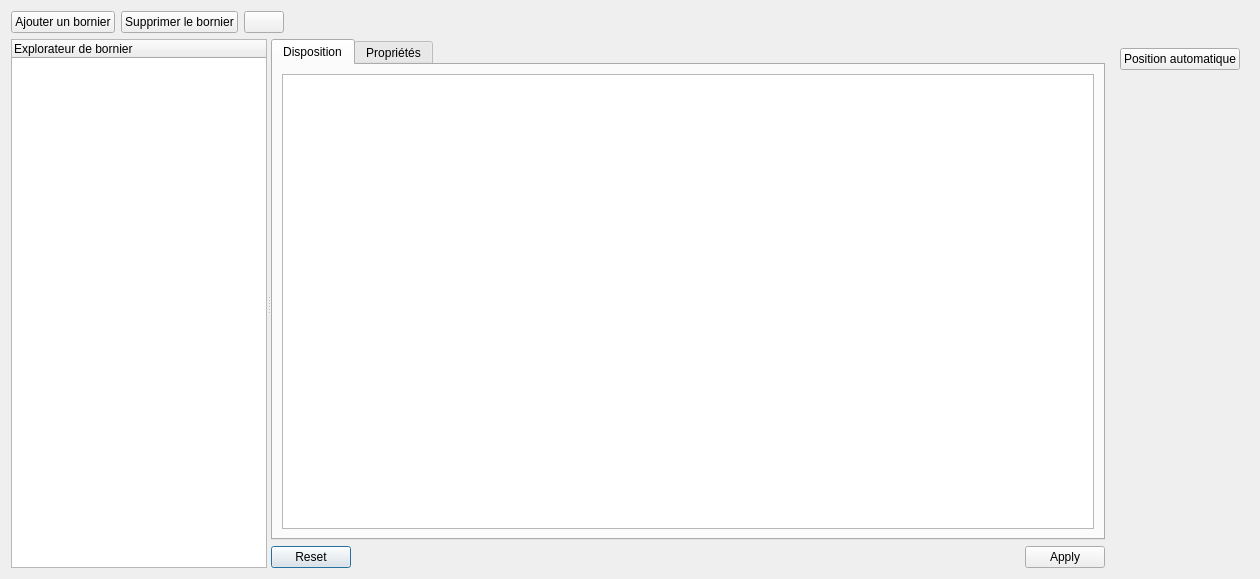
<?xml version="1.0" encoding="UTF-8"?>
<ui version="4.0">
 <class>TerminalStripEditor</class>
 <widget class="QDialog" name="TerminalStripEditor">
  <property name="geometry">
   <rect>
    <x>0</x>
    <y>0</y>
    <width>1260</width>
    <height>579</height>
   </rect>
  </property>
  <property name="windowTitle">
   <string>Gestionnaire de borniers</string>
  </property>
  <layout class="QGridLayout" name="gridLayout">
   <item row="1" column="0">
    <widget class="QSplitter" name="splitter">
     <property name="orientation">
      <enum>Qt::Horizontal</enum>
     </property>
     <widget class="TerminalStripTreeWidget" name="m_terminal_strip_tw">
      <property name="sizePolicy">
       <sizepolicy hsizetype="Minimum" vsizetype="Expanding">
        <horstretch>0</horstretch>
        <verstretch>0</verstretch>
       </sizepolicy>
      </property>
      <property name="dragEnabled">
       <bool>false</bool>
      </property>
      <property name="dragDropMode">
       <enum>QAbstractItemView::InternalMove</enum>
      </property>
      <property name="autoExpandDelay">
       <number>500</number>
      </property>
      <property name="animated">
       <bool>true</bool>
      </property>
      <column>
       <property name="text">
        <string>Explorateur de bornier</string>
       </property>
      </column>
     </widget>
     <widget class="QWidget" name="widget_3" native="true">
      <property name="sizePolicy">
       <sizepolicy hsizetype="Expanding" vsizetype="Preferred">
        <horstretch>1</horstretch>
        <verstretch>0</verstretch>
       </sizepolicy>
      </property>
      <layout class="QVBoxLayout" name="verticalLayout_2">
       <property name="leftMargin">
        <number>0</number>
       </property>
       <property name="topMargin">
        <number>0</number>
       </property>
       <property name="rightMargin">
        <number>0</number>
       </property>
       <property name="bottomMargin">
        <number>0</number>
       </property>
       <item>
        <widget class="QTabWidget" name="m_tab_widget">
         <property name="sizePolicy">
          <sizepolicy hsizetype="Expanding" vsizetype="Expanding">
           <horstretch>1</horstretch>
           <verstretch>0</verstretch>
          </sizepolicy>
         </property>
         <property name="currentIndex">
          <number>0</number>
         </property>
         <widget class="QWidget" name="m_layout_tab">
          <attribute name="title">
           <string>Disposition</string>
          </attribute>
          <layout class="QVBoxLayout" name="verticalLayout">
           <item>
            <widget class="QTableView" name="m_table_widget">
             <property name="sizePolicy">
              <sizepolicy hsizetype="Expanding" vsizetype="Expanding">
               <horstretch>0</horstretch>
               <verstretch>0</verstretch>
              </sizepolicy>
             </property>
             <attribute name="horizontalHeaderStretchLastSection">
              <bool>true</bool>
             </attribute>
             <attribute name="verticalHeaderVisible">
              <bool>false</bool>
             </attribute>
            </widget>
           </item>
          </layout>
         </widget>
         <widget class="QWidget" name="m_data_tab">
          <attribute name="title">
           <string>Propriétés</string>
          </attribute>
          <layout class="QGridLayout" name="gridLayout_2">
           <item row="2" column="0">
            <widget class="QLabel" name="label_3">
             <property name="text">
              <string>Nom :</string>
             </property>
            </widget>
           </item>
           <item row="2" column="1">
            <widget class="QLineEdit" name="m_name_le"/>
           </item>
           <item row="4" column="0">
            <widget class="QLabel" name="label_5">
             <property name="text">
              <string>Description</string>
             </property>
            </widget>
           </item>
           <item row="5" column="0" colspan="2">
            <widget class="QPlainTextEdit" name="m_description_te"/>
           </item>
           <item row="0" column="1">
            <widget class="QLineEdit" name="m_installation_le"/>
           </item>
           <item row="3" column="0">
            <widget class="QLabel" name="label_4">
             <property name="text">
              <string>Commentaire</string>
             </property>
            </widget>
           </item>
           <item row="3" column="1">
            <widget class="QLineEdit" name="m_comment_le"/>
           </item>
           <item row="0" column="0">
            <widget class="QLabel" name="label">
             <property name="text">
              <string>Installation :</string>
             </property>
            </widget>
           </item>
           <item row="4" column="1">
            <widget class="Line" name="line">
             <property name="orientation">
              <enum>Qt::Horizontal</enum>
             </property>
            </widget>
           </item>
           <item row="1" column="1">
            <widget class="QLineEdit" name="m_location_le"/>
           </item>
           <item row="1" column="0">
            <widget class="QLabel" name="label_2">
             <property name="text">
              <string>Localisation :</string>
             </property>
            </widget>
           </item>
          </layout>
         </widget>
        </widget>
       </item>
       <item>
        <widget class="QDialogButtonBox" name="m_dialog_button_box">
         <property name="standardButtons">
          <set>QDialogButtonBox::Apply|QDialogButtonBox::Reset</set>
         </property>
        </widget>
       </item>
      </layout>
     </widget>
    </widget>
   </item>
   <item row="1" column="1">
    <widget class="QWidget" name="widget" native="true">
     <layout class="QGridLayout" name="gridLayout_3">
      <item row="0" column="0">
       <widget class="QPushButton" name="m_auto_ordering_pb">
        <property name="text">
         <string>Position automatique</string>
        </property>
       </widget>
      </item>
      <item row="1" column="0">
       <spacer name="verticalSpacer">
        <property name="orientation">
         <enum>Qt::Vertical</enum>
        </property>
        <property name="sizeHint" stdset="0">
         <size>
          <width>20</width>
          <height>40</height>
         </size>
        </property>
       </spacer>
      </item>
     </layout>
    </widget>
   </item>
   <item row="0" column="0" colspan="2">
    <widget class="QWidget" name="widget_2" native="true">
     <layout class="QHBoxLayout" name="horizontalLayout">
      <property name="leftMargin">
       <number>0</number>
      </property>
      <property name="topMargin">
       <number>0</number>
      </property>
      <property name="rightMargin">
       <number>0</number>
      </property>
      <property name="bottomMargin">
       <number>0</number>
      </property>
      <item>
       <widget class="QPushButton" name="m_add_terminal_strip_pb">
        <property name="text">
         <string>Ajouter un bornier</string>
        </property>
        <property name="icon">
         <iconset resource="../../../qelectrotech.qrc">
          <normaloff>:/ico/16x16/list-add.png</normaloff>:/ico/16x16/list-add.png</iconset>
        </property>
       </widget>
      </item>
      <item>
       <widget class="QPushButton" name="m_remove_terminal_strip_pb">
        <property name="text">
         <string>Supprimer le bornier</string>
        </property>
        <property name="icon">
         <iconset resource="../../../qelectrotech.qrc">
          <normaloff>:/ico/16x16/list-remove.png</normaloff>:/ico/16x16/list-remove.png</iconset>
        </property>
       </widget>
      </item>
      <item>
       <widget class="QPushButton" name="m_reload_pb">
        <property name="text">
         <string/>
        </property>
        <property name="icon">
         <iconset resource="../../../qelectrotech.qrc">
          <normaloff>:/ico/16x16/view-refresh.png</normaloff>:/ico/16x16/view-refresh.png</iconset>
        </property>
       </widget>
      </item>
      <item>
       <spacer name="horizontalSpacer">
        <property name="orientation">
         <enum>Qt::Horizontal</enum>
        </property>
        <property name="sizeHint" stdset="0">
         <size>
          <width>40</width>
          <height>20</height>
         </size>
        </property>
       </spacer>
      </item>
     </layout>
    </widget>
   </item>
  </layout>
 </widget>
 <customwidgets>
  <customwidget>
   <class>TerminalStripTreeWidget</class>
   <extends>QTreeWidget</extends>
   <header location="global">terminalstriptreewidget.h</header>
  </customwidget>
 </customwidgets>
 <tabstops>
  <tabstop>m_tab_widget</tabstop>
  <tabstop>m_installation_le</tabstop>
  <tabstop>m_location_le</tabstop>
  <tabstop>m_name_le</tabstop>
  <tabstop>m_comment_le</tabstop>
  <tabstop>m_description_te</tabstop>
  <tabstop>m_table_widget</tabstop>
 </tabstops>
 <resources>
  <include location="../../../qelectrotech.qrc"/>
 </resources>
 <connections/>
</ui>
